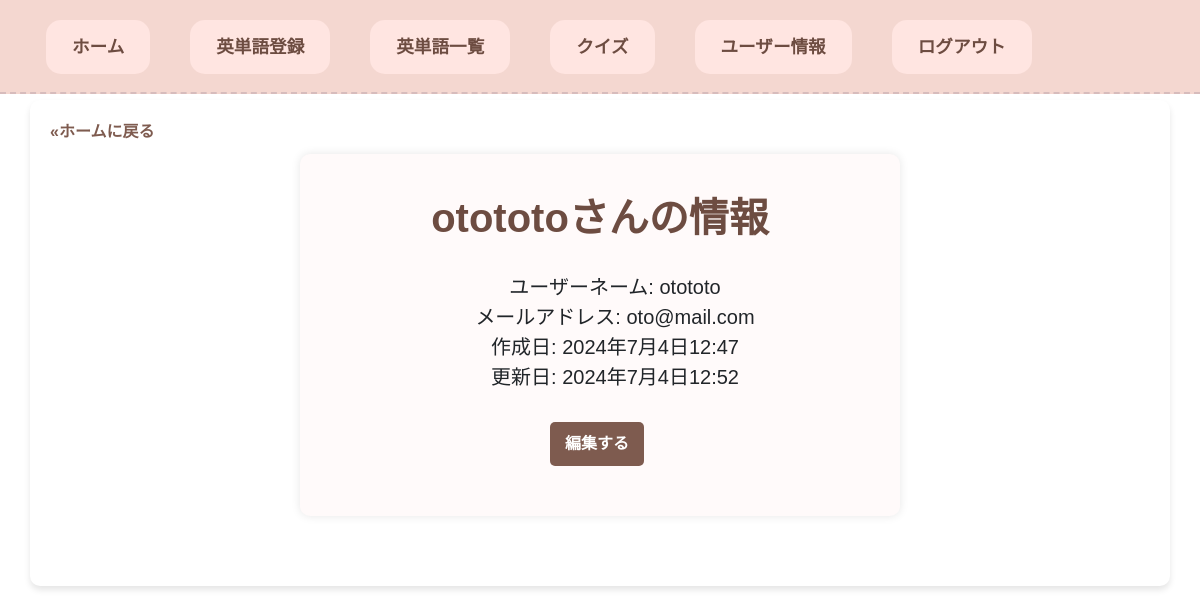
Screenshot of /accounts/user_detail/ (signed in) with the database file from the repository.
### accounts/models.py (models this page shows, shortened)
class Users(AbstractBaseUser, PermissionsMixin):
    username = models.CharField(max_length=100, unique=True)
    email = models.EmailField(max_length=255)
    is_active = models.BooleanField(default=True)
    create_at = models.DateTimeField(auto_now_add=True)  # auto_now_addはオブジェクトが最初に作成されるとき、自動的にフィールドに現在の日付をセットします。
    update_at = models.DateTimeField(auto_now=True)  # auto_nowはオブジェクトが保存される度に自動的に現在の日付をセットします。
    objects = UserManager()
    USERNAME_FIELD = "username"  # ユーザーを一意に識別するフィールドの指定

### accounts/views.py (the view)
# urls.py: path('user_detail/', UserDetailView.as_view(), name='user_detail'),
class UserDetailView(LoginRequiredMixin, DetailView):
    model = Users
    context_object_name = 'user_detail'
    template_name = 'accounts/user_detail.html'
    def get_object(self):  # ログイン中のユーザーを呼び出してます
        return self.request.user

### templates/accounts/user_detail.html (shortened to what this page needs)
{% extends 'base.html' %}
{% load static %}
{% block content %}
<a class="back-home" href="{% url 'vocabularies:home' %}">«ホームに戻る</a>
<div class="user-detail">
  <h1 id="username">{{ user_detail.username }}さんの情報</h1>
  <p class="detail">ユーザーネーム: {{ user_detail.username }}</p>
  <p class="detail">メールアドレス: {{ user_detail.email }}</p>
  <p class="detail">作成日: {{ user_detail.create_at }}</p>
  <p class="detail">更新日: {{ user_detail.update_at }}</p>
  <a class="user-edit" href="{% url 'accounts:user_update' %}">編集する</a>
</div>
{% endblock %}

### static/vocabularies/css/base.css (style rules this page uses)
html, body, div, span, object, iframe, h1, h2, h3, h4, h5, h6, p, blockquote, pre, abbr, address, cite, code, del, dfn, em, img, ins, kbd, q, samp, small, strong, sub, sup, var, b, i, dl, dt, dd, ol, ul, li, fieldset, form, label, legend, table, caption, tbody, tfoot, thead, tr, th, td, article, aside, canvas, details, figcaption, figure, footer, header, hgroup, menu, nav, section, summary, time, mark, audio, video { margin:0; padding:0; border:0; outline:0; font-size:100%; vertical-align:baseline; background:transparent; }
a { margin:0; padding:0; font-size:100%; vertical-align:baseline; background:transparent; }
body { font-family: 'Arial', sans-serif; background-color: #ceab6f; margin-top: 0; padding: 0; }

### static/vocabularies/css/home.css (style rules this page uses)
html, body, div, span, object, iframe, h1, h2, h3, h4, h5, h6, p, blockquote, pre, abbr, address, cite, code, del, dfn, em, img, ins, kbd, q, samp, small, strong, sub, sup, var, b, i, dl, dt, dd, ol, ul, li, fieldset, form, label, legend, table, caption, tbody, tfoot, thead, tr, th, td, article, aside, canvas, details, figcaption, figure, footer, header, hgroup, menu, nav, section, summary, time, mark, audio, video { margin:0; padding:0; border:0; outline:0; font-size:100%; vertical-align:baseline; background:transparent; }
a { margin:0; padding:0; font-size:100%; vertical-align:baseline; background:transparent; }

### static/vocabularies/css/vocabulary_regist.css (style rules this page uses)
html, body, div, span, object, iframe, h1, h2, h3, h4, h5, h6, p, blockquote, pre, abbr, address, cite, code, del, dfn, em, img, ins, kbd, q, samp, small, strong, sub, sup, var, b, i, dl, dt, dd, ol, ul, li, fieldset, form, label, legend, table, caption, tbody, tfoot, thead, tr, th, td, article, aside, canvas, details, figcaption, figure, footer, header, hgroup, menu, nav, section, summary, time, mark, audio, video { margin:0; padding:0; border:0; outline:0; font-size:100%; vertical-align:baseline; background:transparent; }
a { margin:0; padding:0; font-size:100%; vertical-align:baseline; background:transparent; }
.back-home { display: flex; color: #6d4c41; border-radius: 5px; align-items: center; text-decoration: none; font-weight: bold; transition: background-color 0.3s; }

### static/vocabularies/css/vocabulary_list.css (style rules this page uses)
html, body, div, span, object, iframe, h1, h2, h3, h4, h5, h6, p, blockquote, pre, abbr, address, cite, code, del, dfn, em, img, ins, kbd, q, samp, small, strong, sub, sup, var, b, i, dl, dt, dd, ol, ul, li, fieldset, form, label, legend, table, caption, tbody, tfoot, thead, tr, th, td, article, aside, canvas, details, figcaption, figure, footer, header, hgroup, menu, nav, section, summary, time, mark, audio, video { margin:0; padding:0; border:0; outline:0; font-size:100%; vertical-align:baseline; background:transparent; }
a { margin:0; padding:0; font-size:100%; vertical-align:baseline; background:transparent; }
.back-home { text-align: left; font-weight: bold; }

### static/vocabularies/css/vocabulary_update.css (style rules this page uses)
html, body, div, span, object, iframe, h1, h2, h3, h4, h5, h6, p, blockquote, pre, abbr, address, cite, code, del, dfn, em, img, ins, kbd, q, samp, small, strong, sub, sup, var, b, i, dl, dt, dd, ol, ul, li, fieldset, form, label, legend, table, caption, tbody, tfoot, thead, tr, th, td, article, aside, canvas, details, figcaption, figure, footer, header, hgroup, menu, nav, section, summary, time, mark, audio, video { margin:0; padding:0; border:0; outline:0; font-size:100%; vertical-align:baseline; background:transparent; }
a { margin:0; padding:0; font-size:100%; vertical-align:baseline; background:transparent; }

### static/vocabularies/css/quiz.css (style rules this page uses)
html, body, div, span, object, iframe, h1, h2, h3, h4, h5, h6, p, blockquote, pre, abbr, address, cite, code, del, dfn, em, img, ins, kbd, q, samp, small, strong, sub, sup, var, b, i, dl, dt, dd, ol, ul, li, fieldset, form, label, legend, table, caption, tbody, tfoot, thead, tr, th, td, article, aside, canvas, details, figcaption, figure, footer, header, hgroup, menu, nav, section, summary, time, mark, audio, video { margin:0; padding:0; border:0; outline:0; font-size:100%; vertical-align:baseline; background:transparent; }
a { margin:0; padding:0; font-size:100%; vertical-align:baseline; background:transparent; }
.back-home { display: flex; color: #6d4c41; border-radius: 5px; align-items: center; text-decoration: none; font-weight: bold; transition: background-color 0.3s; }

### rows the page displays
Users: username "otototo", email "oto@mail.com", create_at "2024年7月4日12:47", update_at "2024年7月4日12:52"
